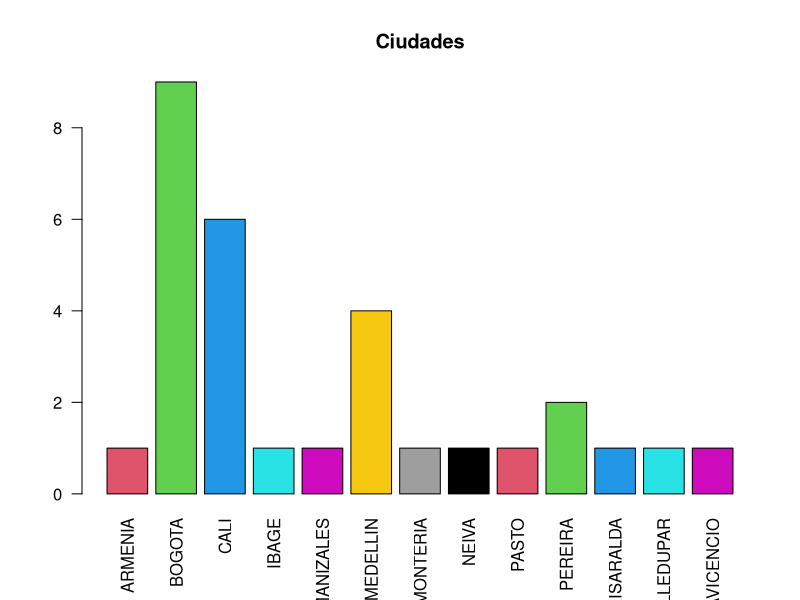
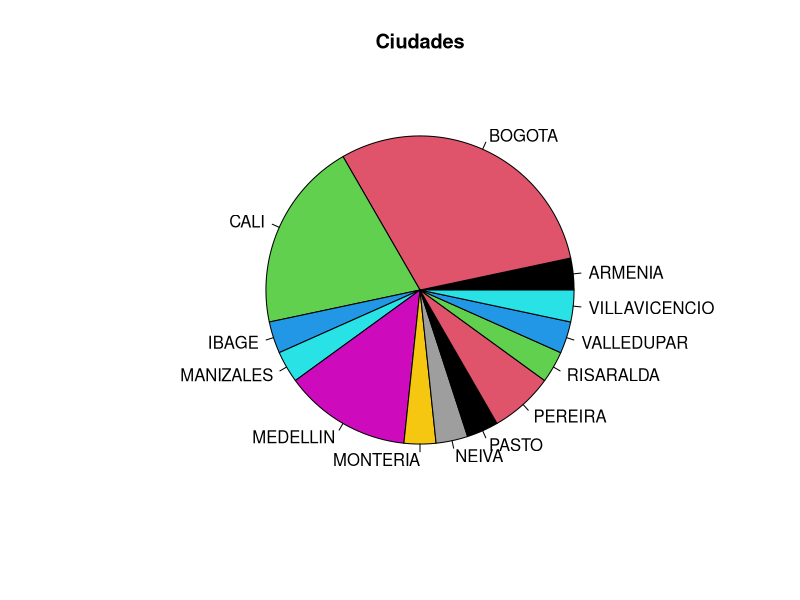
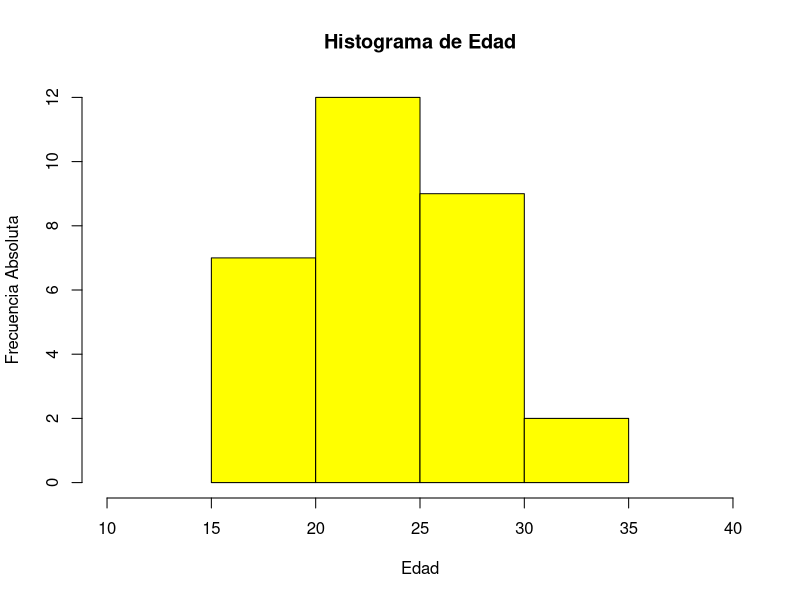
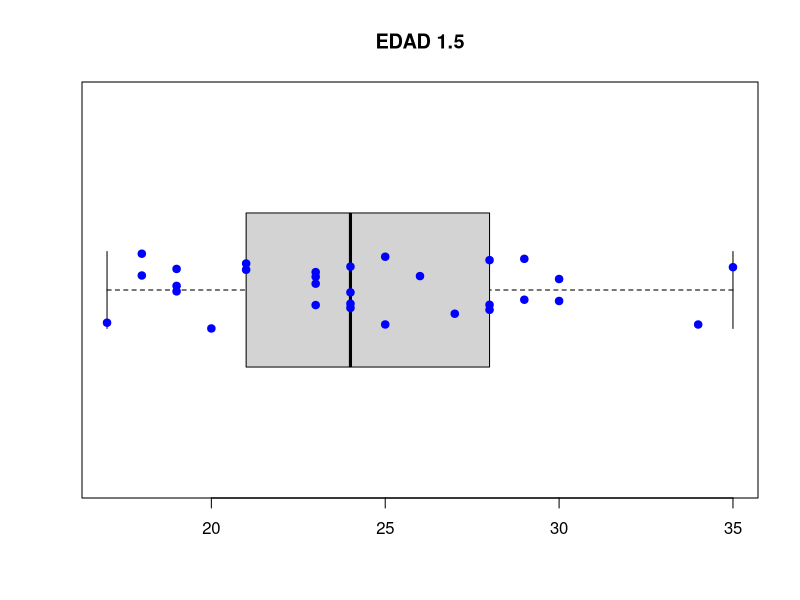
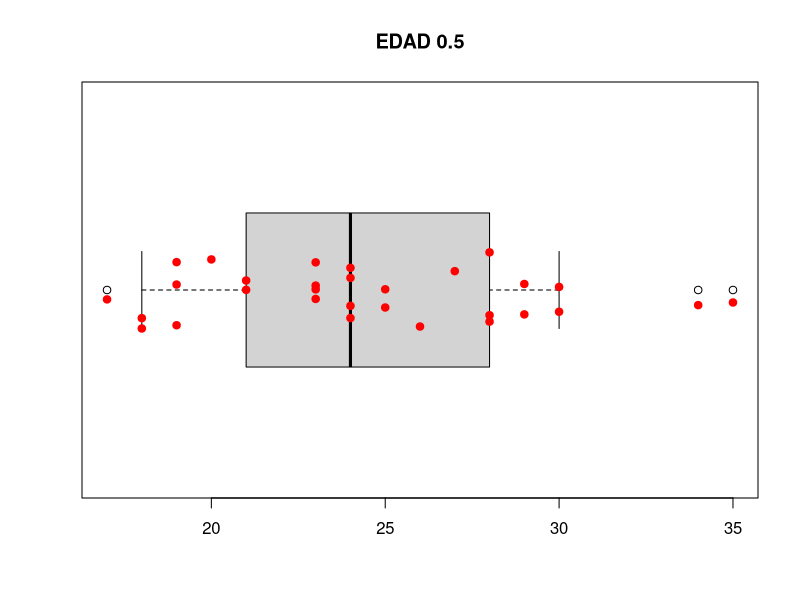

Recreate these plots in R, in order. (Note: this script raises an error after producing the figures.)
# Integrantes Del Grupo Actividad #5
# -----------------------------------
# * Yeinmy Daniela Morales Barrera - ymoral35@ibero.edu.co - 100116235
# * Deivid Steven Rojas Peña - drojasp4@ibero.edu.co - 100119296
# * Luis Carlos Castiblanco Fonseca - lcasti58@ibero.edu.co - 100113602

# Importamos las librerías necesarias para poder ejecutar nuestro código
library(readxl)
library(ggplot2)


# ------- PRIMER PUNTO ---------
# Leemos nuestro archivo para poder manejar los datos desde una variable
# en este caso esta variable será llamada "datos_estudiantes"
datos_estudiantes <- read_excel("DATOS_ESTUDIANTES.xlsx")

# Creamos la variable calificacion para poder almacenar en la misma,
# todos los valores que tiene el campo o columna "calificacion" de nuestra tabla
Calificacion <- datos_estudiantes$CALIFICACION

# Asignamos a la variable "absolutas" la cantidad o "moda" por cada valor,
# de la columna "calificacion", en conclusión creamos nuestra tabla de frecuencia absoluta
absolutas <- table(Calificacion)

# Imprimimos por STDOUT el valor almacenado en la variable "absolutas"
absolutas

# Después de creada la tabla de frecuencia absoluta
# creamos la tabla de frecuencia relativa y la guardamos en la variable "relativas"
# para poder conocer la frecuencia absoluta respecto a el total (fr)
relativas <- prop.table(x=absolutas)

# Imprimimos por STDOUT el valor almacenado en la variable "relativas"
relativas

# ------ SEGUNDO PUNTO ------

# Asignamos a la variable "ciudades" los registros que contienen la columna "ciudades"
# desde nuestro excel local que ya leímos y almacenamos en "datos_estudiantes"
ciudades <- datos_estudiantes$CIUDAD

# Creamos nuestro diagrama de barras con ayuda del método barplot para la variable "ciudades"
# Se le pasan los siguientes párametros por valor:
# 1) Los datos que vamos a renderizar.
# 2) Modificamos la orientacion de las etiquetas respecto al eje, para que se perpendicular al mismo
#    esto para que los nombres de cada ciudad se logren renderizar de una manera fácil de 
#    interpretar.
# 3) Pasamos el rango a tomar del vector de colores disponibles para cada barra dentro del gráfico
# 4) Pasamos el título del gráfico
barplot(table(ciudades), las = 2, col = 2:14, main = "Ciudades")

# Creamos nuestro diagrama de sectores con ayuda del método "pie" de la variable "ciudades"
# Se le pasan los siguientes párametros por valor:
# 1) Los datos que vamos a renderizar
# 2) El rango a tomar para el vector de colores disponible para cada sector
# 3) Título del gráfico
pie(table(ciudades), col = 1:14, main = "Ciudades")


# ----- TERCER PUNTO ----- 

# Asignamos a la variable "edad" los registros contenidos en la columna "edad"
# que tenemos dentro de nuestro excel local
edad <- datos_estudiantes$EDAD

# Creamos el histograma para renderizar los valores de la variable "edad"
# Se le pasan los siguientes párametros por valor:
# 1) Los datos a renderizar
# 2) Una descripción para el eje x
# 3) Una descripción para el eje y
# 4) El color usado para cada "bin" dentro del histograma
# 5) El título del histrograma
# 6) El rango de valores a tomar para el eje x
hist(edad, xlab = "Edad", ylab = "Frecuencia Absoluta", col = "yellow", main = "Histograma de Edad", xlim = range(10,40))

# Creamos un diagrama de caja y bigotes de la variable "edad"
# Se le pasan los siguientes párametros por valor:
# 1) Los datos a renderizar
# 2) 

boxplot(edad, horizontal = TRUE, main = "EDAD 1.5", range = 1.5)
#Usamos un stripchart para visualizar mejor los valores y dandonos cuenta de que existen varios valores atipicos
stripchart(edad, method = "jitter", pch = 19, add = TRUE, col = "blue")


#Creamos otro diagrama para verificar el rango con un 0.5
boxplot(edad, horizontal = TRUE, main = "EDAD 0.5", range = 0.5)
#Usamos un stripchart para visualizar mejor los valores y dandonos cuenta de que existen varios valores atipicos al cambiar el range a 0.5

stripchart(edad, method = "jitter", pch = 19, add = TRUE, col = "red")

#Al cambiar el rango las conclusiones varian bastante

#cuarto punto
#resumen de la variable "calificacion"con la funcion summary
 
summary(calificacion)

#resumen de la variable "calificacion" de forma individual

length(calificacion)
class(calificacion)
mode(calificacion)

#quinto punto
#Creamos la variable "estatura" y la pasamos a int
estatura <- as.numeric(DATOS_ESTUDIANTES$`ESTATURA(M)`)
#Sacamos la media de la variable "estatura"
mean(estatura)
#sacamos la varianza de la variable "estatura"
var(estatura)
#Sacamos la desviacion estandar
sd(estatura)







        
      
